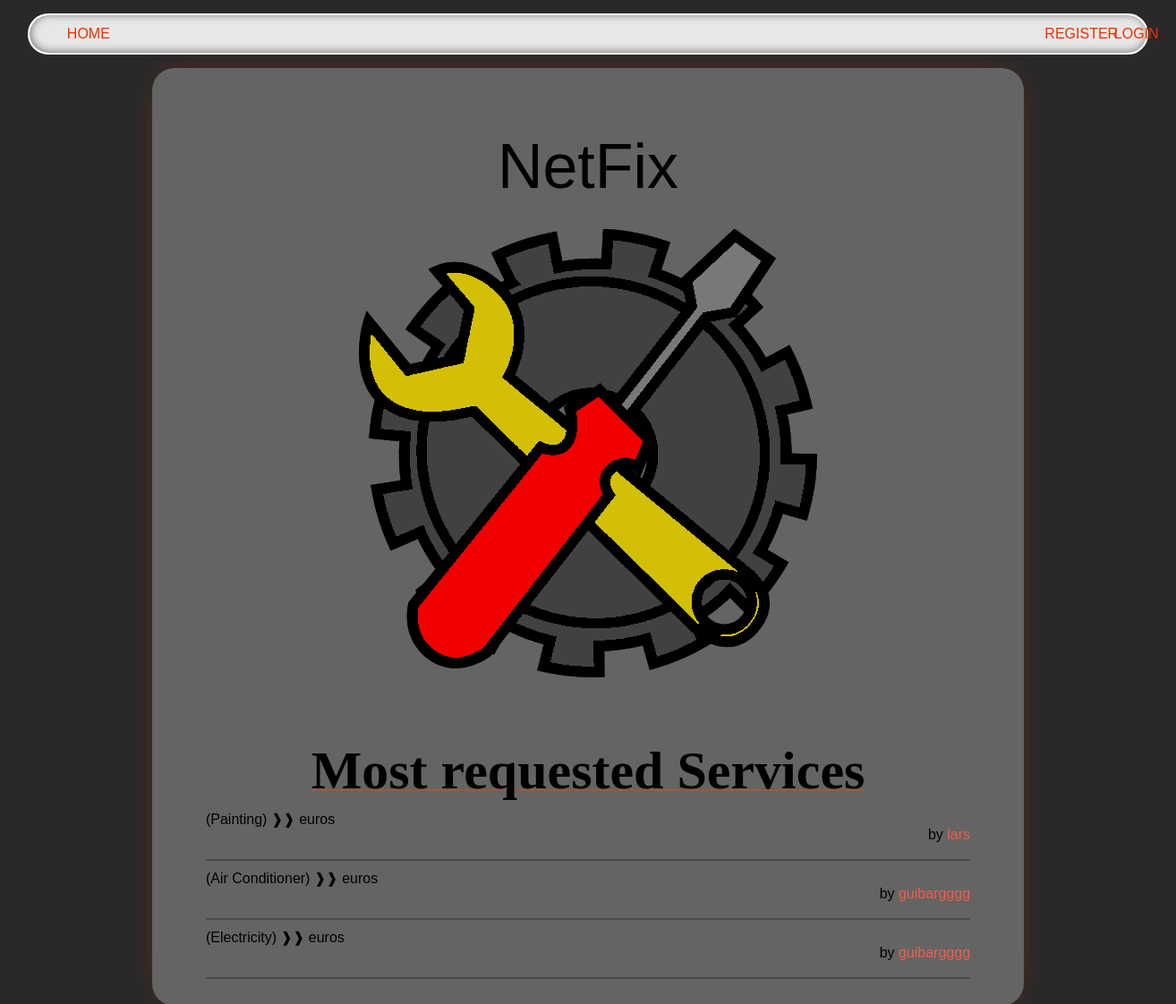
The page / on the database its author committed.
### services/models.py (models this page shows, shortened)
class Service(models.Model):
    company = models.ForeignKey(Company, on_delete=models.CASCADE)
    name = models.CharField(max_length=40)
    name_company = models.CharField(max_length=60)
    description = models.TextField()
    price_hour = models.DecimalField(decimal_places=2, max_digits=100)
    choices = (
        ('Air Conditioner', 'Air Conditioner'),
        ('Carpentry', 'Carpentry'),
        ('Electricity', 'Electricity'),
        ('Gardening', 'Gardening'),
        ('Home Machines', 'Home Machines'),
        ('House Keeping', 'House Keeping'),
        ('Interior Design', 'Interior Design'),
        ('Locks', 'Locks'),
        ('Painting', 'Painting'),
        ('Plumbing', 'Plumbing'),
        ('Water Heaters', 'Water Heaters'),
    )
    field = models.CharField(max_length=30, blank=False,
                             null=False, choices=choices)
    date = models.DateTimeField(auto_now=True, null=False)

### main/views.py (the view)
# urls.py: path('', v.home, name='home'),
def home(request):
    service_counts = (
        Service_Request.objects
        .values('service_id')
        .annotate(count=Count('service_id'))  # Count how many times each service has been requested
        .order_by('-count')
    )
    service_Mosts = []
    for item in service_counts:
        service_id = item['service_id']
        service = Service.objects.get(id=service_id)
        service_Mosts.append({
            'id': service.id,
            'name': service.name,
            'field': service.field,
            'price': service.price_hour,
            'company': service.name_company,
        })
    context = {'service_Mosts': service_Mosts[0:3]}  # Limit the list to the top 3 most requested services
    return render(request, 'main/home.html', context)  # Render the 'home.html' template with the context data

### main/templates/main/home.html (shortened to what this page needs)
{% extends 'main/base.html' %}
{% block content %}
    <div style="margin-top: 50px;">
        <p class="site_title">NetFix</p>
        <img class="home_logo" src="static/css/logo.png" alt="logo">
    </div>
  <div class="title" >Most requested Services</div>
  {% for service in service_Mosts %}
  <div id="most">
    <a href="/services/{{service.id}}">{{service.nom}}</a> ({{service.field}})
    <p style="margin: 0; display: inline-block;"> ❱❱ {{service.prix}} euros</p>
    <p style="float: right; margin: 0;">
        by <a href="/company/{{service.company}}">{{service.company}}</a>
    </p>
    <div class="line"></div>
</div>
        {% endfor %}
{% endblock %}

### static/css/style.css (style rules this page uses)
body { background: #292929; font-family: 'Lexend Exa', sans-serif; padding: 0; margin: 0; }
a { color: #ee5e4b; text-decoration: none; }
.content p { text-align: center; margin: 30px 0px; white-space: pre-line; }
.title { text-align: center; font-family: 'Times New Roman', Times, serif; font-size: 60px; font-weight: bold; text-decoration: 2px underline; text-decoration-color: rgba(255, 68, 0, 0.37); }
.home_logo { display: block; margin: 0 auto; margin-bottom: 70px; }
.site_title { text-align: center; font-size: 70px; }
.line { width: 100%; margin: 0 auto; height: 2px; background-color: #00000044; border-radius: 20px; margin-bottom: 10px; margin-top: 35px; }
#most { margin-top: 10px; }

### rows shown on the page
Service: field "Painting", company "lars"
Service: field "Air Conditioner", company "guibargggg"
Service: field "Electricity", company "guibargggg"
